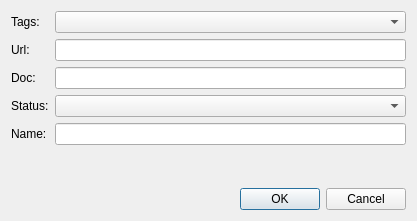
<?xml version="1.0" encoding="UTF-8"?>
<ui version="4.0">
 <class>TaskTagsEditor</class>
 <widget class="QWidget" name="TaskTagsEditor">
  <property name="geometry">
   <rect>
    <x>0</x>
    <y>0</y>
    <width>417</width>
    <height>221</height>
   </rect>
  </property>
  <property name="font">
   <font>
    <family>.AppleSystemUIFont</family>
   </font>
  </property>
  <property name="windowTitle">
   <string notr="true">Edit Task</string>
  </property>
  <layout class="QVBoxLayout" name="verticalLayout">
   <item>
    <layout class="QFormLayout" name="formLayout">
     <property name="fieldGrowthPolicy">
      <enum>QFormLayout::AllNonFixedFieldsGrow</enum>
     </property>
     <item row="0" column="0">
      <widget class="QLabel" name="tagsLabel">
       <property name="text">
        <string>Tags:</string>
       </property>
      </widget>
     </item>
     <item row="0" column="1">
      <widget class="MultiComboBox" name="tagsComboBox">
       <property name="sizePolicy">
        <sizepolicy hsizetype="Preferred" vsizetype="Preferred">
         <horstretch>0</horstretch>
         <verstretch>0</verstretch>
        </sizepolicy>
       </property>
      </widget>
     </item>
     <item row="1" column="0">
      <widget class="QLabel" name="urlLabel">
       <property name="text">
        <string>Url:</string>
       </property>
      </widget>
     </item>
     <item row="1" column="1">
      <widget class="QLineEdit" name="urlLineEdit"/>
     </item>
     <item row="2" column="0">
      <widget class="QLabel" name="docLabel">
       <property name="text">
        <string>Doc:</string>
       </property>
      </widget>
     </item>
     <item row="2" column="1">
      <widget class="QLineEdit" name="docLineEdit"/>
     </item>
     <item row="3" column="0">
      <widget class="QLabel" name="statusLabel">
       <property name="text">
        <string>Status:</string>
       </property>
      </widget>
     </item>
     <item row="3" column="1">
      <widget class="QComboBox" name="statusComboBox"/>
     </item>
     <item row="4" column="0">
      <widget class="QLabel" name="nameLabel">
       <property name="text">
        <string>Name:</string>
       </property>
      </widget>
     </item>
     <item row="4" column="1">
      <widget class="QLineEdit" name="nameLineEdit"/>
     </item>
    </layout>
   </item>
   <item>
    <widget class="QDialogButtonBox" name="buttonBox">
     <property name="standardButtons">
      <set>QDialogButtonBox::Cancel|QDialogButtonBox::Ok</set>
     </property>
    </widget>
   </item>
  </layout>
 </widget>
 <customwidgets>
  <customwidget>
   <class>MultiComboBox</class>
   <extends>QComboBox</extends>
   <header location="global">cchelper</header>
  </customwidget>
 </customwidgets>
 <resources/>
 <connections/>
</ui>
